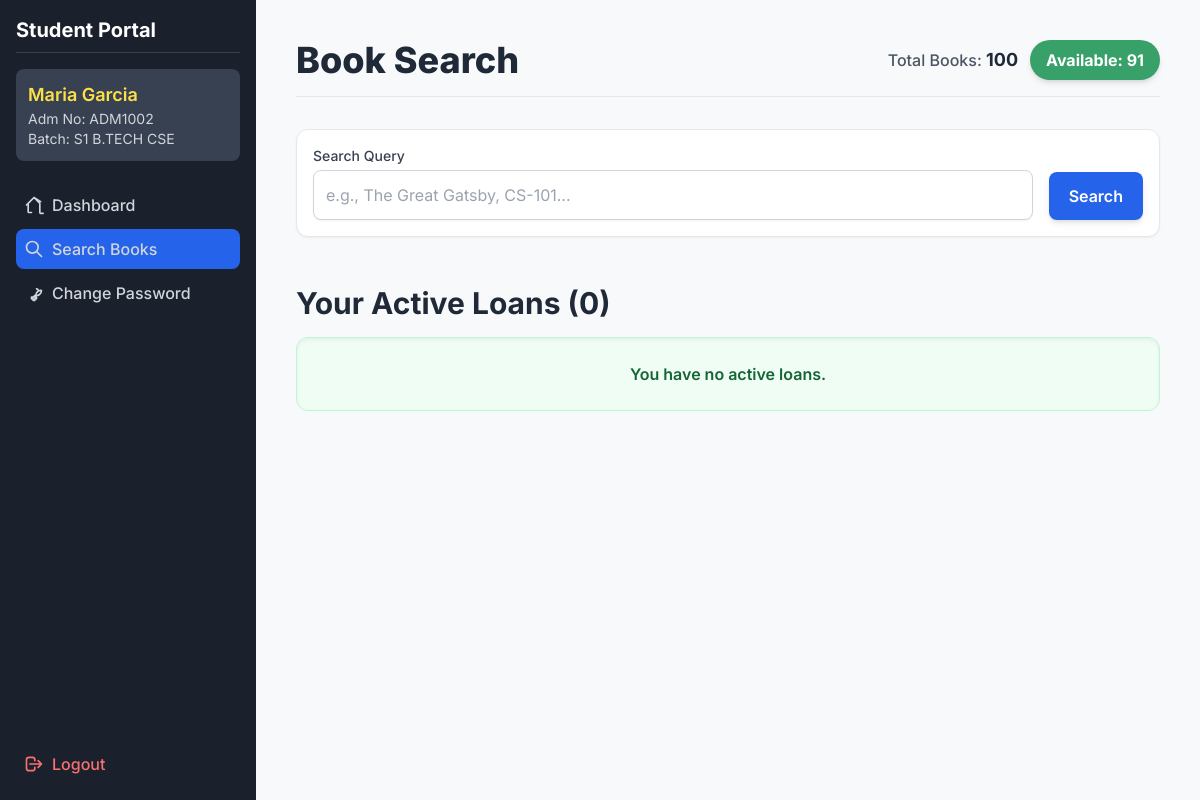
The page /student_search_books (signed in) on the database its author committed.
### tables this page shows
CREATE TABLE students (
                            id INTEGER PRIMARY KEY AUTOINCREMENT,
                            admission_no TEXT UNIQUE NOT NULL,
                            name TEXT NOT NULL,
                            batch TEXT NOT NULL
                        );

### app.py (the view, shortened to what this page needs)
@app.route("/student_search_books", methods=["GET", "POST"])
@student_login_required
def student_search_books():
    student_adm_no = session.get('student_adm_no')
    results = []
    query = ""
    active_loans = [] # Initialize active_loans list
    with get_connection() as conn:
        student_info = conn.execute("SELECT name, batch FROM students WHERE admission_no=?", (student_adm_no,)).fetchone()
        availability = conn.execute("""
            SELECT SUM(CASE WHEN available = 1 THEN 1 ELSE 0 END) AS available_count,
                   COUNT(id) AS total_count
            FROM books
        """).fetchone()
        active_loans = conn.execute("""
            SELECT t.id, t.issue_date, t.due_date,
                   COALESCE(b.name, '[DELETED BOOK]') AS book_name,
                   COALESCE(b.custom_id, '-') AS custom_id,
                   t.due_date < date('now') AS is_overdue
            FROM transactions t
            JOIN students s ON t.student_id = s.id
            LEFT JOIN books b ON t.book_id = b.id
            WHERE s.admission_no = ? AND t.return_date IS NULL
            ORDER BY t.due_date ASC
        """, (student_adm_no,)).fetchall()
    return render_template("student_search_results.html",
                           results=results,
                           search_query=query,
                           student_info=student_info,
                           availability=availability,
                           active_loans=active_loans) # <-- ADDED

### app.py (called while the page is built)
def get_connection():
    return SQLiteContext(DB_NAME)

@app.context_processor
def inject_pending_count():
    with get_connection() as conn:
        try:
            count = conn.execute("SELECT COUNT(id) FROM students_auth WHERE is_approved = 0").fetchone()[0]
            return dict(pending_count=count)
        except:
            return dict(pending_count=0)

def student_login_required(f):
    @wraps(f)
    def decorated_function(*args, **kwargs):
        if not session.get('student_logged_in'):
            flash('Please log in to access the student portal.', 'danger')
            return redirect(url_for('student_login'))
        return f(*args, **kwargs)
    return decorated_function

@app.context_processor
def inject_pending_count():
    with get_connection() as conn:
        try:
            count = conn.execute("SELECT COUNT(id) FROM students_auth WHERE is_approved = 0").fetchone()[0]
            return dict(pending_count=count)
        except:
            return dict(pending_count=0)

    def __enter__(self):
        self.conn = sqlite3.connect(self.db_name)
        self.conn.row_factory = sqlite3.Row
        self.conn.execute('PRAGMA foreign_keys = ON;')
        return self.conn

    def __exit__(self, exc_type, exc_val, exc_tb):
        if exc_type is None and self.conn:
            self.conn.commit()
        if self.conn:
            self.conn.close()
        return False

### templates/student_search_results.html (shortened to what this page needs)
<!DOCTYPE html>
<html lang="en">
<head>
    <script src="https://cdn.tailwindcss.com"></script>
</head>
<body class="min-h-screen">
    <div class="md:flex">
        <div class="sidebar w-full md:w-64 p-4 flex-shrink-0 md:flex md:flex-col md:h-screen md:sticky md:top-0">
            <div class="flex-grow">
                <h2 class="text-xl font-bold text-white mb-4 border-b border-gray-700 pb-2">Student Portal</h2>
                {% if student_info %}
                <div class="text-gray-300 mb-6 p-3 bg-gray-700 rounded-lg">
                    <p class="font-semibold text-lg text-yellow-300">{{ student_info.name }}</p>
                    <p class="text-sm">Adm No: {{ session.student_adm_no }}</p>
                    <p class="text-sm">Batch: {{ student_info.batch }}</p>
                </div>
                {% endif %}
                <nav class="flex flex-col space-y-1">
                    <a href="{{ url_for('student_dashboard') }}" class="nav-link flex items-center p-2 rounded-lg text-gray-300 font-medium">
                        <svg class="w-5 h-5 mr-2" fill="none" stroke="currentColor" viewBox="0 0 24 24"><path stroke-linecap="round" stroke-linejoin="round" stroke-width="2" d="M3 12l2-2m0 0l7-7 7 7M5 10v10a1 1 0 001 1h3m10-10v10a1 1 0 001 1h3m-3-14L12 3l-7 7"></path></svg>
                        Dashboard
                    </a>
                    <a href="{{ url_for('student_search_books') }}" class="nav-link-active bg-blue-600 flex items-center p-2 rounded-lg text-gray-300 font-medium">
                        <svg class="w-5 h-5 mr-2" fill="none" stroke="currentColor" viewBox="0 0 24 24"><path stroke-linecap="round" stroke-linejoin="round" stroke-width="2" d="M21 21l-6-6m2-5a7 7 0 11-14 0 7 7 0 0114 0z"></path></svg>
                        Search Books
                    </a>
                    <a href="{{ url_for('student_change_password') }}" class="nav-link flex items-center p-2 rounded-lg text-gray-300 font-medium">
                        <svg class="w-5 h-5 mr-2" fill="none" stroke="currentColor" viewBox="0 0 24 24"><path stroke-linecap="round" stroke-linejoin="round" stroke-width="2" d="M15 7a2 2 0 012 2m4 0a6 6 0 01-7.743 5.743L11 17H9v2h2v2h2v-2h2v-2h-2l1.257-1.257A6 6 0 0121 9z"></path></svg>
                        Change Password
                    </a>
                </nav>
            </div>
            <div class="flex-shrink-0">
                <a href="{{ url_for('student_logout') }}" class="nav-link flex items-center p-2 rounded-lg text-red-400 font-medium">
                    <svg class="w-5 h-5 mr-2" fill="none" stroke="currentColor" viewBox="0 0 24 24"><path stroke-linecap="round" stroke-linejoin="round" stroke-width="2" d="M17 16l4-4m0 0l-4-4m4 4H7m6 4v1a3 3 0 01-3 3H6a3 3 0 01-3-3V7a3 3 0 013-3h4a3 3 0 013 3v1"></path></svg>
                    Logout
                </a>
            </div>
        </div>
        <main class="flex-grow p-10">
            <header class="mb-6 md:mb-8 flex flex-col md:flex-row justify-between items-start md:items-center pb-4 border-b border-gray-200">
                <h1 class="text-3xl sm:text-4xl font-extrabold text-gray-800 mb-2 md:mb-0">Book Search</h1>
                {% if availability %}
                <div class="flex flex-wrap gap-3 items-center">
                    <span class="text-gray-600 font-medium">Total Books: <span class="text-lg font-bold text-gray-800">{{ availability.total_count }}</span></span>
                    <span class="px-4 py-2 rounded-full status-badge-available text-base font-bold shadow-md">Available: {{ availability.available_count }}</span>
                </div>
                {% endif %}
            </header>
            <div class="mb-6 bg-white p-4 rounded-xl shadow-sm border border-gray-200">
                <form method="POST" action="{{ url_for('student_search_books') }}">
                    <label for="query" class="block text-sm font-medium text-gray-700 mb-1">Search Query</label>
                    <div class="flex flex-wrap items-end gap-x-4 gap-y-2">
                        <input type="text" name="query" id="query" value="{{ search_query or '' }}" class="flex-grow p-3 border border-gray-300 rounded-lg focus:ring-blue-500 focus:border-blue-500 text-gray-700 shadow-sm w-full sm:w-auto" placeholder="e.g., The Great Gatsby, CS-101...">
                        <button type="submit" class="w-full sm:w-auto px-5 py-3 bg-blue-600 text-white font-semibold rounded-lg shadow-md hover:bg-blue-700 transition duration-150">Search</button>
                    </div>
                </form>
            </div>
            <div class="mt-12">
                <h2 class="text-3xl font-bold text-gray-800 mb-4">Your Active Loans ({{ active_loans|length }})</h2>
                {% if active_loans %}
                    <div class="overflow-x-auto bg-white rounded-xl shadow-lg">
                        <table class="min-w-full divide-y divide-gray-200">
                            <thead class="bg-gray-50">
                                <tr>
                                    <th class="px-6 py-3 text-left text-xs font-bold text-gray-600 uppercase tracking-wider">Title</th>
                                    <th class="px-6 py-3 text-left text-xs font-bold text-gray-600 uppercase tracking-wider">Issue Date</th>
                                    <th class="px-6 py-3 text-left text-xs font-bold text-gray-600 uppercase tracking-wider">Due Date</th>
                                    <th class="px-6 py-3 text-center text-xs font-bold text-gray-600 uppercase tracking-wider">Status</th>
                                </tr>
                            </thead>
                            <tbody class="bg-white divide-y divide-gray-200">
                                {% for loan in active_loans %}
                                <tr class="hover:bg-gray-50 transition">
                                    <td class="px-6 py-4 text-sm font-semibold text-gray-900">{{ loan.book_name }}</td>
                                    <td class="px-6 py-4 whitespace-nowrap text-sm text-gray-500">{{ loan.issue_date | dateformat }}</td>
                                    <td class="px-6 py-4 whitespace-nowrap text-sm {{ 'text-red-600 font-bold' if loan.is_overdue else 'text-gray-500' }}">{{ loan.due_date | dateformat }}</td>
                                    <td class="px-6 py-4 whitespace-nowrap text-center text-sm">
                                        {% if loan.is_overdue %}
                                            <span class="px-3 py-1 inline-flex text-xs leading-5 font-semibold rounded-full bg-red-100 text-red-800">OVERDUE</span>
                                        {% else %}
                                            <span class="px-3 py-1 inline-flex text-xs leading-5 font-semibold rounded-full bg-green-100 text-green-800">On Loan</span>
                                        {% endif %}
                                    </td>
                                </tr>
                                {% endfor %}
                            </tbody>
                        </table>
                    </div>
                {% else %}
                    <div class="p-6 bg-green-50 border border-green-200 text-green-800 rounded-xl text-center shadow-inner">
                        <p class="font-semibold">You have no active loans.</p>
                    </div>
                {% endif %}
            </div>
        </main>
    </div>
</body>
</html>

### templates/student_search_results.html (style rules this page uses)
body { font-family: 'Inter', sans-serif; background-color: #f7f9fb; }
.sidebar { background-color: #1a202c; }
.nav-link { transition: background-color 0.2s, color 0.2s; }
.nav-link:hover, .nav-link-active { background-color: #2d3748; }
.status-badge-available { background-color: #38a169; color: white; }

### rows shown on the page
students: name "Maria Garcia", student_adm_no "ADM1002", batch "S1 B.TECH CSE"

### other values the page prints
{{ availability.total_count }} "100"
{{ availability.available_count }} "91"
{{ active_loans|length }} "0"
